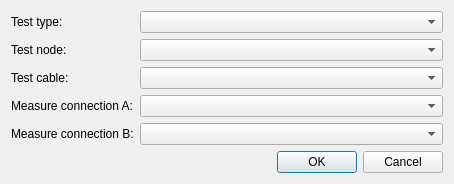
<?xml version="1.0" encoding="UTF-8"?>
<ui version="4.0">
 <class>mdtTtTestModelGenerationDialog</class>
 <widget class="QDialog" name="mdtTtTestModelGenerationDialog">
  <property name="geometry">
   <rect>
    <x>0</x>
    <y>0</y>
    <width>454</width>
    <height>173</height>
   </rect>
  </property>
  <property name="windowTitle">
   <string>Test generation</string>
  </property>
  <layout class="QFormLayout" name="formLayout">
   <item row="0" column="0">
    <widget class="QLabel" name="lbTestModelType">
     <property name="text">
      <string>Test type:</string>
     </property>
    </widget>
   </item>
   <item row="0" column="1">
    <widget class="QComboBox" name="cbTestModelType"/>
   </item>
   <item row="1" column="0">
    <widget class="QLabel" name="lbTestNode">
     <property name="text">
      <string>Test node:</string>
     </property>
    </widget>
   </item>
   <item row="1" column="1">
    <widget class="QComboBox" name="cbTestNode">
     <property name="sizeAdjustPolicy">
      <enum>QComboBox::AdjustToContents</enum>
     </property>
    </widget>
   </item>
   <item row="2" column="0">
    <widget class="QLabel" name="lbTestCable">
     <property name="text">
      <string>Test cable:</string>
     </property>
    </widget>
   </item>
   <item row="2" column="1">
    <widget class="QComboBox" name="cbTestCable">
     <property name="sizeAdjustPolicy">
      <enum>QComboBox::AdjustToContents</enum>
     </property>
    </widget>
   </item>
   <item row="3" column="0">
    <widget class="QLabel" name="lbMeasureConnectionA">
     <property name="text">
      <string>Measure connection A:</string>
     </property>
    </widget>
   </item>
   <item row="3" column="1">
    <widget class="QComboBox" name="cbMeasureConnectionA">
     <property name="sizeAdjustPolicy">
      <enum>QComboBox::AdjustToContents</enum>
     </property>
    </widget>
   </item>
   <item row="4" column="0">
    <widget class="QLabel" name="lbMeasureConnectionB">
     <property name="text">
      <string>Measure connection B:</string>
     </property>
    </widget>
   </item>
   <item row="4" column="1">
    <widget class="QComboBox" name="cbMeasureConnectionB">
     <property name="sizeAdjustPolicy">
      <enum>QComboBox::AdjustToContents</enum>
     </property>
    </widget>
   </item>
   <item row="5" column="1">
    <widget class="QDialogButtonBox" name="buttonBox">
     <property name="orientation">
      <enum>Qt::Horizontal</enum>
     </property>
     <property name="standardButtons">
      <set>QDialogButtonBox::Cancel|QDialogButtonBox::Ok</set>
     </property>
    </widget>
   </item>
  </layout>
 </widget>
 <resources/>
 <connections>
  <connection>
   <sender>buttonBox</sender>
   <signal>accepted()</signal>
   <receiver>mdtTtTestModelGenerationDialog</receiver>
   <slot>accept()</slot>
   <hints>
    <hint type="sourcelabel">
     <x>248</x>
     <y>254</y>
    </hint>
    <hint type="destinationlabel">
     <x>157</x>
     <y>274</y>
    </hint>
   </hints>
  </connection>
  <connection>
   <sender>buttonBox</sender>
   <signal>rejected()</signal>
   <receiver>mdtTtTestModelGenerationDialog</receiver>
   <slot>reject()</slot>
   <hints>
    <hint type="sourcelabel">
     <x>316</x>
     <y>260</y>
    </hint>
    <hint type="destinationlabel">
     <x>286</x>
     <y>274</y>
    </hint>
   </hints>
  </connection>
 </connections>
</ui>
